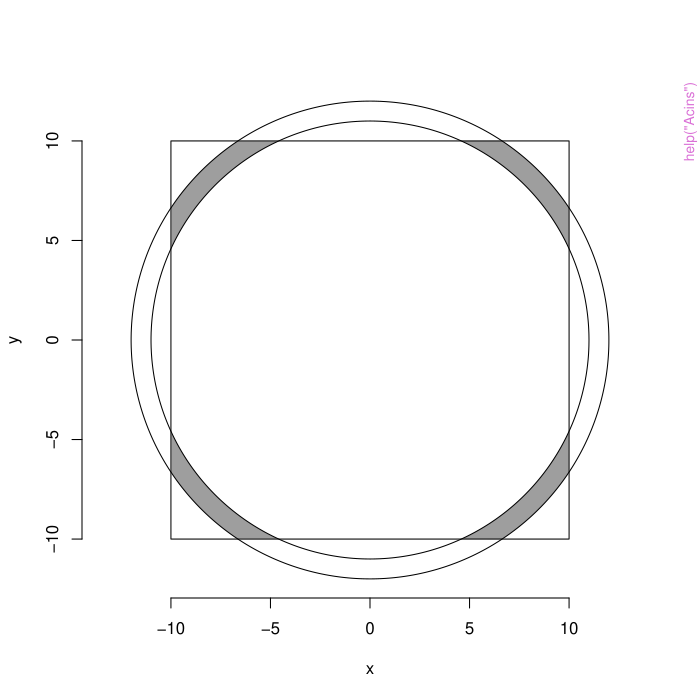

The script that drew this image:
pkgname <- "dwp"
source(file.path(R.home("share"), "R", "examples-header.R"))
options(warn = 1)
library('dwp')

base::assign(".oldSearch", base::search(), pos = 'CheckExEnv')
base::assign(".old_wd", base::getwd(), pos = 'CheckExEnv')
cleanEx()
nameEx("Acins")
### * Acins

flush(stderr()); flush(stdout())

### Name: Acins
### Title: Calculate Area of Intersection inside Circle and Square with
###   Common Center
### Aliases: Acins

### ** Examples

 # calculate area in annulus intersecting square
s <- 10 # radius or half-width of square
r <- c(11, 12) # inner and outer radii of circle
diff(Acins(r, s)) # intersection of square and annulus
# figure to illustrate the calculated area:
theta <- seq(0, 2 * pi, length = 1500)
plot(0, xlim = max(r) * c(-1, 1), ylim = max(r) * c(-1, 1),
  xlab = "x", ylab = "y", asp = 1, bty = "n", type = "n")
xi <- r[1] * cos(theta)
yi <- r[1] * sin(theta)
xo <- r[2] * cos(theta)
yo <- r[2] * sin(theta)
i1 <- which(abs(xi) <= s & abs(yi) <= s)
i2 <- which(abs(xo) <= s & abs(yo) <= s)
i2 <- sort(i2, decreasing = TRUE)
xi <- xi[i1]
yi <- yi[i1]
xo <- xo[i2]
yo <- yo[i2]
polygon(col = 8, border = NA,
  x = c(xi[xi >= 0 & yi >= 0], xo[xo >= 0 & yo >= 0]), 
  y = c(yi[xi >= 0 & yi >= 0], yo[xo >= 0 & yo >= 0]))
polygon(col = 8, border = NA, 
  x = c(xi[xi <= 0 & yi >= 0], xo[xo <= 0 & yo >= 0]), 
  y = c(yi[xi <= 0 & yi >= 0], yo[xo <= 0 & yo >= 0]))
polygon(col = 8, border = NA,
  x = c(xi[xi <= 0 & yi <= 0], xo[xo <= 0 & yo <= 0]), 
 y = c(yi[xi <= 0 & yi <= 0], yo[xo <= 0 & yo <= 0]))
polygon(col = 8, border = NA,
 x = c(xi[xi >= 0 & yi <= 0], xo[xo >= 0 & yo <= 0]), 
 y = c(yi[xi >= 0 & yi <= 0], yo[xo >= 0 & yo <= 0]))
lines(r[1] * cos(theta), r[1]* sin(theta))
lines(r[2]* cos(theta), r[2] * sin(theta))
rect(-s, -s, s, s)
 # calculate areas in series of 1 m annuli extending to corner of square
 s <- 10.5 # radius of square (center to side)
 diff(Acins(r = 0:ceiling(sqrt(2) * s), s))



cleanEx()
nameEx("addCarcass")
### * addCarcass

flush(stderr()); flush(stdout())

### Name: addCarcass
### Title: Add Carcasses to a Site Layout
### Aliases: addCarcass addCarcass.shapeCarcass addCarcass.data.frame

### ** Examples

 data(layout_simple)
 data(carcass_simple)
 sitedata <- initLayout(layout_simple)
 ringdata <- prepRing(sitedata)
 ringsWithCarcasses <- addCarcass(carcass_simple, data_ring = ringdata)



cleanEx()
nameEx("ddFit")
### * ddFit

flush(stderr()); flush(stdout())

### Name: ddFit
### Title: Fit Distance Distribution Model(s)
### Aliases: ddFit ddFit.data.frame ddFit.rings ddFit.list ddFit.xyLayout
###   ddFit.ringscc

### ** Examples

 data(layout_simple) 
 data(carcass_simple)
 sitedata <- initLayout(layout_simple) # initialize
 ringdata <- prepRing(sitedata) # format site layout data for modeling
 ringsWithCarcasses <- addCarcass(carcass_simple, data_ring = ringdata) # add carcasses to site
 distanceModels <- ddFit(ringsWithCarcasses) # fit distance models



cleanEx()
nameEx("ddd")
### * ddd

flush(stderr()); flush(stdout())

### Name: ddd
### Title: Calculate Probability Functions for Distance Distributions
### Aliases: ddd pdd qdd rdd rcd

### ** Examples

data(layout_simple)
data(carcass_simple)
sitedata <- initLayout(layout_simple)
ringdata <- prepRing(sitedata)
ringsWithCarcasses <- addCarcass(carcass_simple, data_ring = ringdata)
distanceModels <- ddFit(ringsWithCarcasses)
modelEvaluations <- modelFilter(distanceModels)
bestModel <- modelEvaluations$filtered
pdd(100, model = bestModel) # estimated fraction of carcasses within 100m
ddd(1:150, model = bestModel) # estimated PDF of the carcass distances
qdd(0.9, model = bestModel) # estimated 0.9 quantile of carcass distances
rdd(1000, model = bestModel) # 1000 random draws from estimated carcass distribution



cleanEx()
nameEx("initLayout")
### * initLayout

flush(stderr()); flush(stdout())

### Name: initLayout
### Title: Create a Data Structure or Map for the Site Layout
### Aliases: initLayout

### ** Examples

data(layout_simple)
# converts properly formatted dataframe to 'simpleLayout' object
initLayout(layout_simple) 

data(layout_xy)
initLayout(layout_xy, dataType = "xy")

data(layout_polygon)
initLayout(layout_polygon, dataType = "polygon", unitCol = "turbine")




cleanEx()
nameEx("modelFilter")
### * modelFilter

flush(stderr()); flush(stdout())

### Name: modelFilter
### Title: Run Models through a Sieve to Filter out Dubious Fits
### Aliases: modelFilter

### ** Examples

 data(layout_simple)
 data(carcass_simple)
 sitedata <- initLayout(layout_simple)
 ringdata <- prepRing(sitedata)
 ringsWithCarcasses <- addCarcass(carcass_simple, data_ring = ringdata)
 distanceModels <- ddFit(ringsWithCarcasses)
 stats(distanceModels)
 stats(distanceModels[["tnormal"]])
 stats(distanceModels[["lognormal"]])
 



### * <FOOTER>
###
cleanEx()
options(digits = 7L)
base::cat("Time elapsed: ", proc.time() - base::get("ptime", pos = 'CheckExEnv'),"\n")
grDevices::dev.off()
###
### Local variables: ***
### mode: outline-minor ***
### outline-regexp: "\\(> \\)?### [*]+" ***
### End: ***
quit('no')
